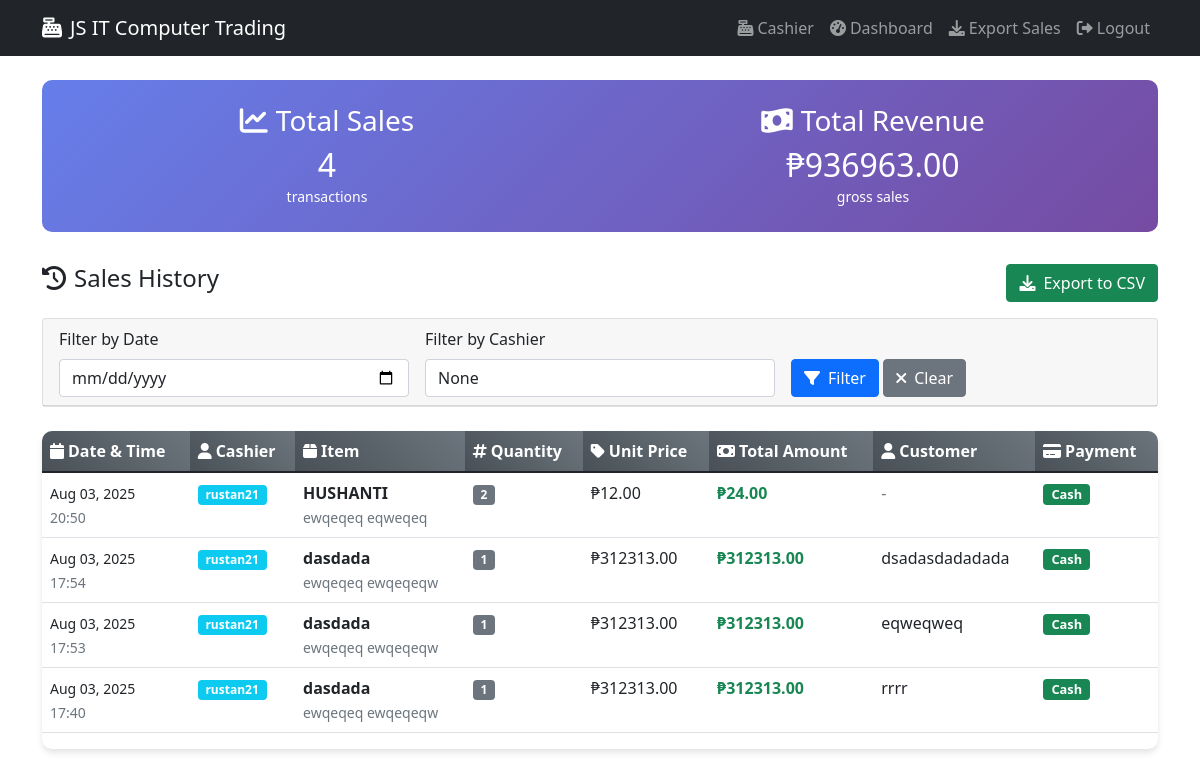
The app's page /cashier/sales/ (signed in), older data.
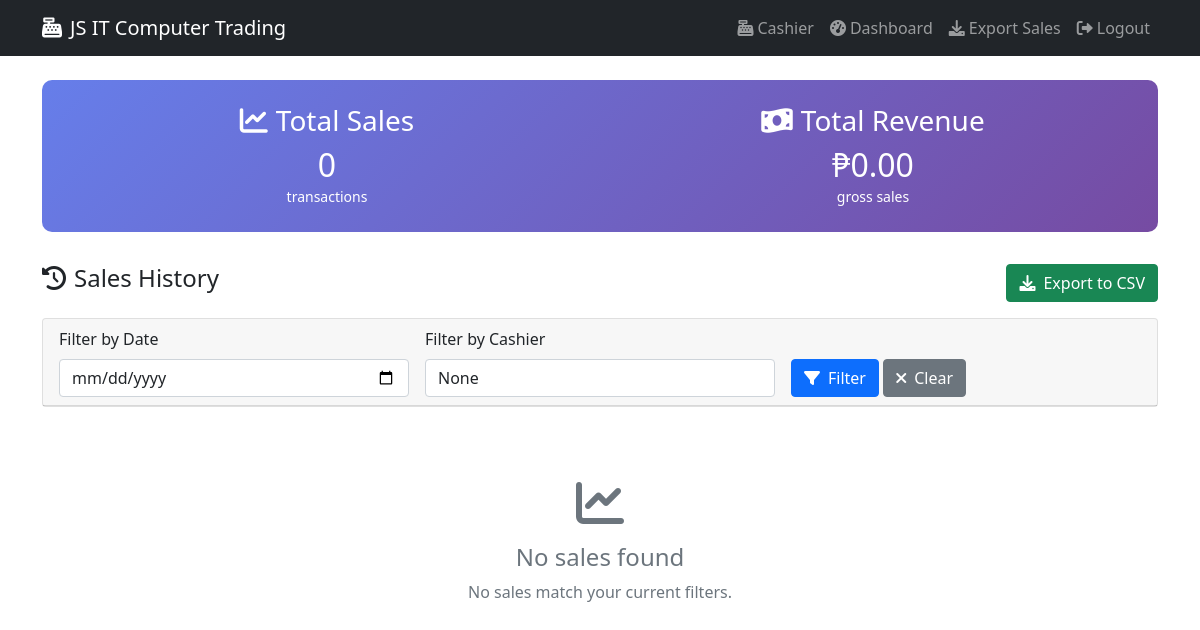
The same page, newer data.
### backend/trading/models.py (models this page shows, shortened)
class Sale(models.Model):
    cashier = models.ForeignKey(User, on_delete=models.CASCADE, verbose_name="Cashier")
    item = models.ForeignKey('Inventory', on_delete=models.CASCADE, verbose_name="Item Sold")
    quantity_sold = models.PositiveIntegerField(verbose_name="Quantity Sold")
    unit_price = models.DecimalField(max_digits=10, decimal_places=2, verbose_name="Unit Price")
    total_amount = models.DecimalField(max_digits=10, decimal_places=2, verbose_name="Total Amount")
    sale_date = models.DateTimeField(auto_now_add=True, verbose_name="Sale Date")
    customer_name = models.CharField(max_length=100, blank=True, verbose_name="Customer Name")
    payment_method = models.CharField(max_length=50, default="Cash", verbose_name="Payment Method")
    notes = models.TextField(blank=True, verbose_name="Notes")
    class Meta:
        verbose_name = "Sale"
        verbose_name_plural = "Sales"
        ordering = ['-sale_date']

class Inventory(models.Model):
    item_name = models.CharField(max_length=200, verbose_name="Item Name")
    brand = models.CharField(max_length=100, verbose_name="Brand", default="Unknown")
    model = models.CharField(max_length=100, verbose_name="Model", default="Unknown")
    description = models.TextField(verbose_name="Item Description", blank=True, default="")
    unit_cost = models.DecimalField(
        max_digits=10,
        decimal_places=2,
        validators=[MinValueValidator(Decimal('0.01'))],
        verbose_name="Unit Cost",
        default=Decimal('0.01')
    )
    srp_price = models.DecimalField(
        max_digits=10,
        decimal_places=2,
        validators=[MinValueValidator(Decimal('0.01'))],
        verbose_name="SRP Price",
        default=Decimal('0.01')
    )
    discount_price = models.DecimalField(
        max_digits=10,
        decimal_places=2,
        validators=[MinValueValidator(Decimal('0.01'))],
        verbose_name="Discount Price",
        null=True,
        blank=True,
        help_text="Discounted selling price (optional)"
    )
    quantity = models.PositiveIntegerField(
        default=0,
        validators=[MinValueValidator(0)],
        verbose_name="Quantity"
    )
    serial_number = models.CharField(
        max_length=100,
        unique=True,
        blank=True,
        null=True,
        verbose_name="Serial Number"
    )
    item_picture = models.ImageField(
        upload_to='inventory_images/',
        blank=True,
        null=True,
        verbose_name="Item Picture"
    )
    date_added = models.DateTimeField(auto_now_add=True, verbose_name="Date Added")
    last_updated = models.DateTimeField(auto_now=True, verbose_name="Last Updated")
    class Meta:
        verbose_name = "Inventory Item"
        verbose_name_plural = "Inventory Items"
        ordering = ['item_name']

### backend/trading/views.py (the view)
# urls.py: path('cashier/sales/', sales_history, name='sales_history'),
@login_required
def sales_history(request):
    sales = Sale.objects.all().order_by('-sale_date')
    date_filter = request.GET.get('date')
    if date_filter:
        try:
            filter_date = datetime.strptime(date_filter, '%Y-%m-%d').date()
            sales = sales.filter(sale_date__date=filter_date)
        except ValueError:
            pass
    cashier_filter = request.GET.get('cashier')
    if cashier_filter:
        sales = sales.filter(cashier__username__icontains=cashier_filter)
    paginator = Paginator(sales, 20)
    page_number = request.GET.get('page')
    page_obj = paginator.get_page(page_number)
    total_sales = sales.count()
    total_revenue = sum(sale.total_amount for sale in sales)
    context = {
        'page_obj': page_obj,
        'date_filter': date_filter,
        'cashier_filter': cashier_filter,
        'total_sales': total_sales,
        'total_revenue': total_revenue,
        'session_timeout': settings.SESSION_TIMEOUT,
    }
    return render(request, 'sales_history.html', context)

### templates/sales_history.html (shortened to what the changed rows need)
<!DOCTYPE html>
<html lang="en">
<head>
    <link href="https://cdn.jsdelivr.net/npm/bootstrap@5.1.3/dist/css/bootstrap.min.css" rel="stylesheet">
    <link href="https://cdnjs.cloudflare.com/ajax/libs/font-awesome/6.0.0/css/all.min.css" rel="stylesheet">
</head>
<body>
    <div class="container mt-4">
        <div class="stats-card">
            <div class="row text-center">
                <div class="col-md-6">
                    <h3><i class="fas fa-chart-line me-2"></i>Total Sales</h3>
                    <h2 class="mb-0">{{ total_sales }}</h2>
                    <small>transactions</small>
                </div>
                <div class="col-md-6">
                    <h3><i class="fas fa-money-bill-wave me-2"></i>Total Revenue</h3>
                    <h2 class="mb-0">₱{{ total_revenue|floatformat:2 }}</h2>
                    <small>gross sales</small>
                </div>
            </div>
        </div>
        {% if page_obj %}
            <div class="table-responsive">
                <table class="table table-hover">
                    <thead>
                        <tr>
                            <th><i class="fas fa-calendar me-1"></i>Date & Time</th>
                            <th><i class="fas fa-user me-1"></i>Cashier</th>
                            <th><i class="fas fa-box me-1"></i>Item</th>
                            <th><i class="fas fa-hashtag me-1"></i>Quantity</th>
                            <th><i class="fas fa-tag me-1"></i>Unit Price</th>
                            <th><i class="fas fa-money-bill me-1"></i>Total Amount</th>
                            <th><i class="fas fa-user me-1"></i>Customer</th>
                            <th><i class="fas fa-credit-card me-1"></i>Payment</th>
                        </tr>
                    </thead>
                    <tbody>
                        {% for sale in page_obj %}
                            <tr>
                                <td>
                                    <small>{{ sale.sale_date|date:"M d, Y" }}</small><br>
                                    <small class="text-muted">{{ sale.sale_date|time:"H:i" }}</small>
                                </td>
                                <td>
                                    <span class="badge bg-info">{{ sale.cashier.username }}</span>
                                </td>
                                <td>
                                    <strong>{{ sale.item.item_name }}</strong><br>
                                    <small class="text-muted">{{ sale.item.brand }} {{ sale.item.model }}</small>
                                </td>
                                <td>
                                    <span class="badge bg-secondary">{{ sale.quantity_sold }}</span>
                                </td>
                                <td>₱{{ sale.unit_price|floatformat:2 }}</td>
                                <td>
                                    <strong class="text-success">₱{{ sale.total_amount|floatformat:2 }}</strong>
                                </td>
                                <td>
                                    {% if sale.customer_name %}
                                        {{ sale.customer_name }}
                                    {% else %}
                                        <span class="text-muted">-</span>
                                    {% endif %}
                                </td>
                                <td>
                                    <span class="badge badge-payment
                                        {% if sale.payment_method == 'Cash' %}bg-success
                                        {% elif sale.payment_method == 'Credit Card' %}bg-primary
                                        {% elif sale.payment_method == 'Debit Card' %}bg-info
                                        {% elif sale.payment_method == 'GCash' %}bg-warning
                                        {% elif sale.payment_method == 'PayMaya' %}bg-danger
                                        {% else %}bg-secondary{% endif %}">
                                        {{ sale.payment_method }}
                                    </span>
                                </td>
                            </tr>
                        {% endfor %}
                    </tbody>
                </table>
            </div>
        {% else %}
            <div class="text-center py-5">
                <i class="fas fa-chart-line fa-3x text-muted mb-3"></i>
                <h4 class="text-muted">No sales found</h4>
                <p class="text-muted">No sales match your current filters.</p>
            </div>
        {% endif %}
    </div>
</body>
</html>

Row changes from the older to the newer data that the page shows:
removed Sale: sale_date "Aug 03, 2025", sale_date "20:50", cashier.username "rustan21", item.item_name "HUSHANTI", item.brand "ewqeqeq", item.model "eqweqeq", quantity_sold "2", unit_price "12.00", total_amount "24.00", payment_method "Cash"
removed Sale: sale_date "Aug 03, 2025", sale_date "17:54", cashier.username "rustan21", item.item_name "dasdada", item.brand "ewqeqeq", item.model "ewqeqeqw", quantity_sold "1", unit_price "312313.00", total_amount "312313.00", customer_name "dsadasdadadada", payment_method "Cash"
removed Sale: sale_date "Aug 03, 2025", sale_date "17:53", cashier.username "rustan21", item.item_name "dasdada", item.brand "ewqeqeq", item.model "ewqeqeqw", quantity_sold "1", unit_price "312313.00", total_amount "312313.00", customer_name "eqweqweq", payment_method "Cash"
removed Sale: sale_date "Aug 03, 2025", sale_date "17:40", cashier.username "rustan21", item.item_name "dasdada", item.brand "ewqeqeq", item.model "ewqeqeqw", quantity_sold "1", unit_price "312313.00", total_amount "312313.00", customer_name "rrrr", payment_method "Cash"
Text that changed along with them:
{{ total_sales }}: "4" → "0"
{{ total_revenue|floatformat:2 }}: "936963.00" → "0.00"
text no longer shown: "Date & Time Cashier Item Quantity Unit Price Total Amount Customer Payment"
text now shown: "No sales found No sales match your current filters."
